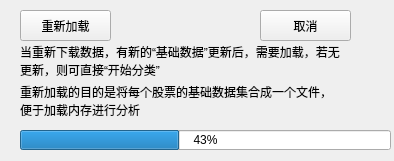
<?xml version="1.0" encoding="UTF-8"?>
<ui version="4.0">
 <class>Form</class>
 <widget class="QWidget" name="Form">
  <property name="geometry">
   <rect>
    <x>0</x>
    <y>0</y>
    <width>394</width>
    <height>161</height>
   </rect>
  </property>
  <property name="windowTitle">
   <string>Form</string>
  </property>
  <widget class="QProgressBar" name="PreProcessProgressBar">
   <property name="geometry">
    <rect>
     <x>20</x>
     <y>130</y>
     <width>371</width>
     <height>20</height>
    </rect>
   </property>
   <property name="value">
    <number>43</number>
   </property>
  </widget>
  <widget class="QPushButton" name="ReloadNew">
   <property name="geometry">
    <rect>
     <x>20</x>
     <y>10</y>
     <width>91</width>
     <height>31</height>
    </rect>
   </property>
   <property name="text">
    <string>重新加载</string>
   </property>
  </widget>
  <widget class="QPushButton" name="PostProcess">
   <property name="geometry">
    <rect>
     <x>260</x>
     <y>10</y>
     <width>91</width>
     <height>31</height>
    </rect>
   </property>
   <property name="text">
    <string>取消</string>
   </property>
  </widget>
  <widget class="QLabel" name="label">
   <property name="geometry">
    <rect>
     <x>20</x>
     <y>40</y>
     <width>321</width>
     <height>41</height>
    </rect>
   </property>
   <property name="text">
    <string>当重新下载数据，有新的“基础数据”更新后，需要加载，若无更新，则可直接“开始分类”</string>
   </property>
   <property name="wordWrap">
    <bool>true</bool>
   </property>
  </widget>
  <widget class="QLabel" name="label_2">
   <property name="geometry">
    <rect>
     <x>20</x>
     <y>80</y>
     <width>321</width>
     <height>41</height>
    </rect>
   </property>
   <property name="text">
    <string>重新加载的目的是将每个股票的基础数据集合成一个文件，便于加载内存进行分析</string>
   </property>
   <property name="wordWrap">
    <bool>true</bool>
   </property>
  </widget>
 </widget>
 <resources/>
 <connections/>
</ui>
